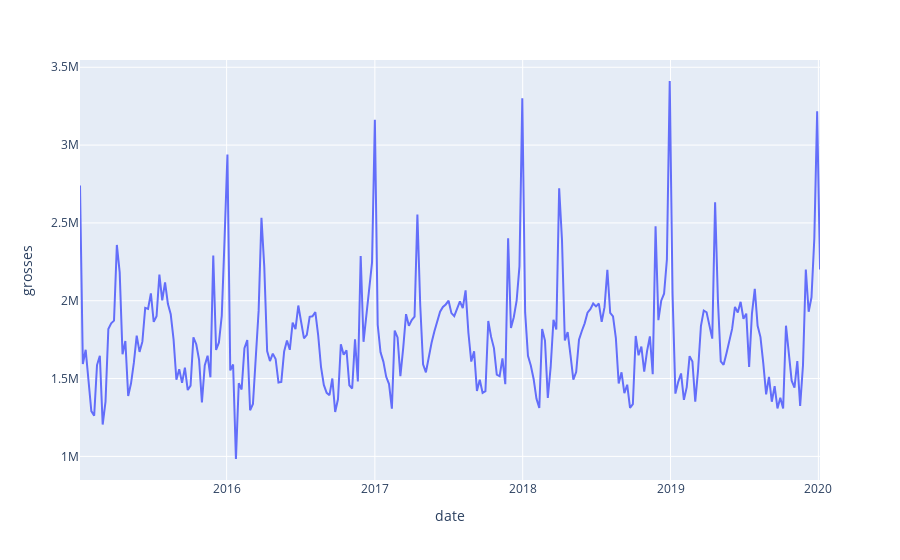

Notebook code for this chart:
### Code cell
px.line(df_wicked, x=df_wicked.index, y='grosses')

### Figure 1 — Plotly figure (JSON) as saved in the notebook; plotly's stock layout.template omitted (floating-point values rounded to 4 significant figures; data arrays with more than 128 entries replaced by an {"elided": "..."} marker saying what was removed)
{"data": [{"hovertemplate": "date=%{x}<br>grosses=%{y}<extra></extra>", "legendgroup": "", "line": {"color": "#636efa", "dash": "solid"}, "mode": "lines", "name": "", "orientation": "v", "showlegend": false, "type": "scatter", "x": {"elided": "262 str values"}, "xaxis": "x", "y": {"elided": "262 int values"}, "yaxis": "y"}], "layout": {"legend": {"tracegroupgap": 0}, "margin": {"t": 60}, "xaxis": {"anchor": "y", "domain": [0, 1], "title": {"text": "date"}}, "yaxis": {"anchor": "x", "domain": [0, 1], "title": {"text": "grosses"}}}}
